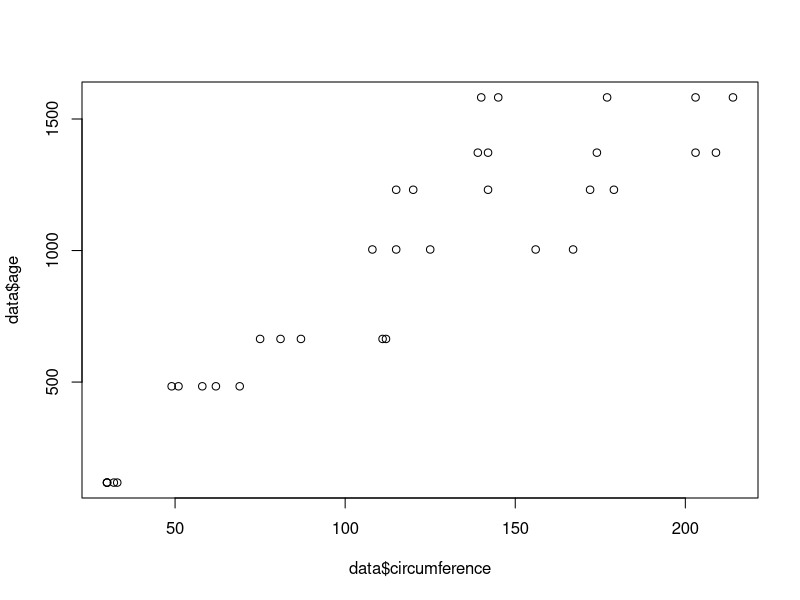

Source code (R): (Note: this script raises an error after producing the figure.)
## ---- chunk 1
### Question 1 - Find the mean, standard deviation, and standard error of tree circumference.
library(plotrix)
data = Orange
mean(data$circumference)
sd(data$circumference)
std.error(data$circumference)
## ---- chunk 2
### Question 2 - Plot the Trunk circumferences Vs age (Grouping them based on tree attributes)
plot(data$circumference, data$age)
abline(model,col="red")
## ---- chunk 3
### Question 3 - Make a linear model which describes circumference (the response) as a function of age (the predictor).
model=lm(data$circumference ~ data$age)
model
## ---- chunk 4
### Question 4 - Provide a better plot to analyze the t-test results for statistical significance.
# Load the Orange dataset
data(Orange)

# Perform a t-test on two groups
Orange$circumference <- as.numeric(cut(Orange$circumference, 2, labels = c("small", "large")))
t.test(Orange$age ~ Orange$circumference)

# Create a box plot to visualize the data
library(ggplot2)
ggplot(Orange, aes(x = cut(circumference, 2, labels = c("small", "large")), y = age)) +
  geom_boxplot()

